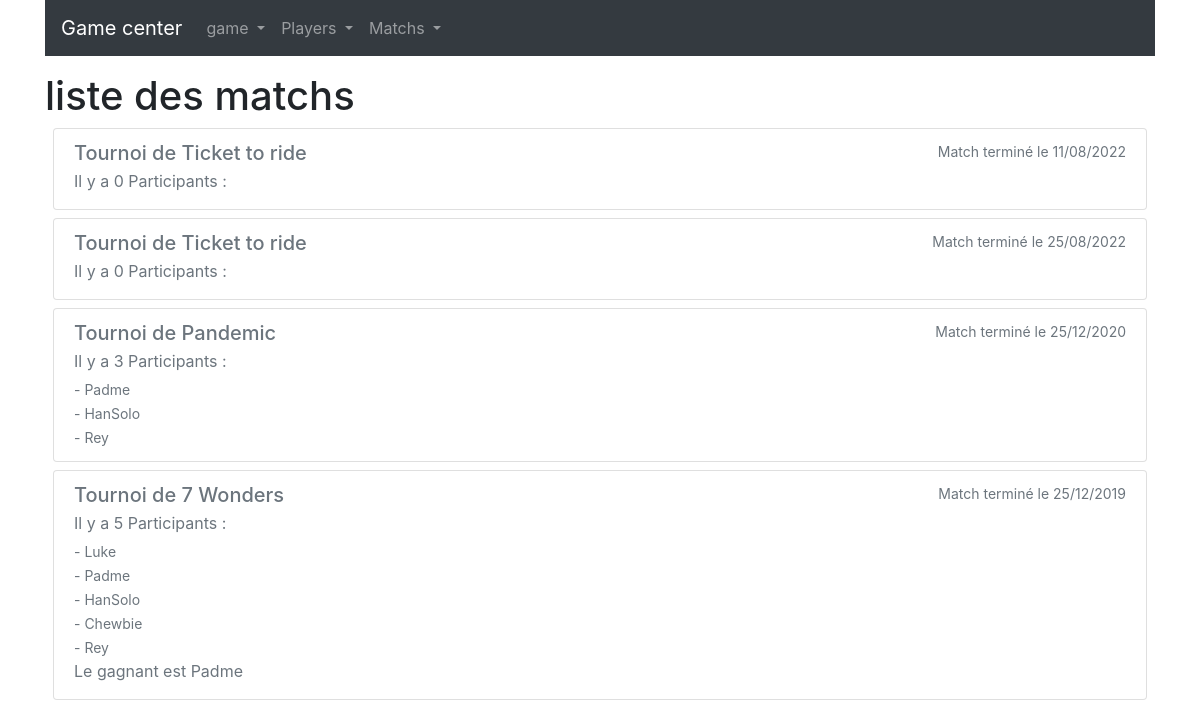
The page /wf3_php_final_sorenn/index.php?controler=contest&methode=list on the database its author committed.
### tables this page shows
CREATE TABLE `contest` (
  `id` int(11) NOT NULL,
  `game_id` int(11) NOT NULL,
  `start_date` date NOT NULL,
  `winner_id` int(11) DEFAULT NULL
);

CREATE TABLE `game` (
  `id` int(11) NOT NULL,
  `title` varchar(50) NOT NULL,
  `min_players` int(2) NOT NULL,
  `max_players` int(2) NOT NULL
);

CREATE TABLE `player` (
  `id` int(11) NOT NULL,
  `email` varchar(80) NOT NULL,
  `nickname` varchar(40) NOT NULL
);

### wf3_php_final_sorenn/Controlers/Controler.php (called while the page is built, shortened)
<?php
abstract class Controler
{
    public function affichage($fichier, array $parametres = [])
    {
        extract($parametres);
        include "vues/$fichier";
    }
}

### wf3_php_final_sorenn/Controlers/ContestControler.php (called while the page is built, shortened)
<?php
class ContestControler extends Controler
{
    public function list()
    {
        $contest = Bdd::selection("contest");
        $contest = array_reverse($contest);
        $jeux = $contest[0]->getJeux();
        $this->affichage("contest/list.html.php", [
            "h1" => "liste des matchs",
            "matchs" => $contest,
            "jeux" => $jeux
        ]);
    }
}

### wf3_php_final_sorenn/index.php (called while the page is built, shortened)
<?php
$methode = $_GET["methode"] ?? "list";
$id = $_GET["id"] ?? null;
$classControler = new $callControler;
$classControler->$methode($id);

### wf3_php_final_sorenn/Modeles/Bdd.php (called while the page is built, shortened)
<?php
abstract class Bdd
{
    static public function connection(): Object
    {
        return new PDO("mysql:host=localhost;dbname=wf3_php_final_sorenn", "root", "");
    }
    static public function selection(string $table)
    {
        $class = "Modeles\Entities\\" . ucfirst($table);
        $request = self::connection()->query("SELECT * FROM $table");
        $request->setFetchMode(PDO::FETCH_CLASS, $class);
        return $request->fetchall();
    }
}

### wf3_php_final_sorenn/inc/autoload.php (called while the page is built, shortened)
<?php
function classAuto($class)
{
    $class = str_replace("\\", "/", $class);
}

### wf3_php_final_sorenn/Modeles/Entities/BaseEntity.php (called while the page is built, shortened)
<?php
abstract class BaseEntity
{
    protected $id;
    public function getId()
    {
        return $this->id;
    }
}

### wf3_php_final_sorenn/inc/functions.inc.php (called while the page is built, shortened)
<?php
function lien($controleur, $methode = "list", $id = null)
{
    return "?controler=$controleur&methode=$methode" . ($id ? "&id=$id" : "");
}

### wf3_php_final_sorenn/Modeles/Entities/Contest.php (called while the page is built, shortened)
<?php
class Contest extends BaseEntity
{
    private $game_id;
    private $start_date;
    private $winner_id;
    public function getGame_id()
    {
        return $this->game_id;
    }
    public function getStart_date()
    {
        return $this->start_date;
    }
    public function getWinner_id()
    {
        return $this->winner_id;
    }
    public function getJeux()
    {
        return Bdd::connection()->query("SELECT title,id FROM game ")->fetchAll(PDO::FETCH_ASSOC);
    }
}

### wf3_php_final_sorenn/vues/contest/list.html.php (the view)
<?php
foreach ($matchs as $match) :
    $id = $match->getId();
    $nicknames = Modeles\Bdd::connection()->query("SELECT p.id,p.nickname FROM player p JOIN player_contest pc ON p.id = pc.player_id WHERE pc.contest_id = $id")->fetchAll(PDO::FETCH_ASSOC);
    $numberOfPlayer = Modeles\Bdd::connection()->query("SELECT distinct(count(c.id)) as nombre FROM player_contest pc JOIN contest c ON c.id = $id AND pc.contest_id = $id")->fetch(PDO::FETCH_ASSOC);
    $isActive = $match->getStart_date();
    $dateActuelle = date("Y-m-d");
    if ($isActive > $dateActuelle) {
        $isActive = "";
    } elseif ($isActive == $dateActuelle) {
        $isActive = "active";
    } else {
        $isActive = "disabled";
    }
?>
    <div class="list-group m-2">
        <a href="<?= lien("contest", "infos", $match->getId()) ?>" class="list-group-item list-group-item-action flex-column align-items-start <?= $isActive ?>">
            <div class="d-flex w-100 justify-content-between">
                <h5 class="mb-1">
                    Tournoi de <?php foreach ($jeux as $jeu) {
                                    if ($jeu["id"] == $match->getGame_id()) {
                                        echo $jeu["title"];
                                    };
                                } ?>
                </h5>
                <small>
                    <?php if ($isActive == "active") {
                        echo "Match prévu pour le " . date("d/m/Y", strtotime($match->getStart_date()));
                    } elseif ($isActive == "disabled") {
                        echo "Match terminé le " . date("d/m/Y", strtotime($match->getStart_date()));
                    } else {
                        echo "Le match se déroulera le " . date("d/m/Y", strtotime($match->getStart_date()));
                    } ?>
                </small>
            </div>
            <p class="mb-1">Il y a <?= $numberOfPlayer["nombre"] ?> Participants :</p>
            <?php foreach ($nicknames as $pseudo) : ?>
                <small> - <?= $pseudo["nickname"] ?> <br></small>
            <?php endforeach; ?>
            <?php if ($match->getWinner_id()) : ?>
                <p class="mb-1">
                    Le gagnant est
                    <?php foreach ($nicknames as $pseudo) : ?>
                        <?= ($pseudo["id"] === $match->getWinner_id()) ? $pseudo["nickname"] : "" ?>
                    <?php endforeach; ?>
                </p>
            <?php endif ?>
        </a>
    </div>
<?php endforeach; ?>

### rows shown on the page
contest: start_date "11/08/2022", nombre "0"
game: title "Ticket to ride"
contest: start_date "25/08/2022", nombre "0"
contest: start_date "25/12/2020", nombre "3"
game: title "Pandemic"
player: nickname "Padme"
player: nickname "HanSolo"
player: nickname "Rey"
contest: start_date "25/12/2019", nombre "5"
game: title "7 Wonders"
player: nickname "Luke"
player: nickname "Chewbie"

### other values the page prints
$h1 "liste des matchs"
